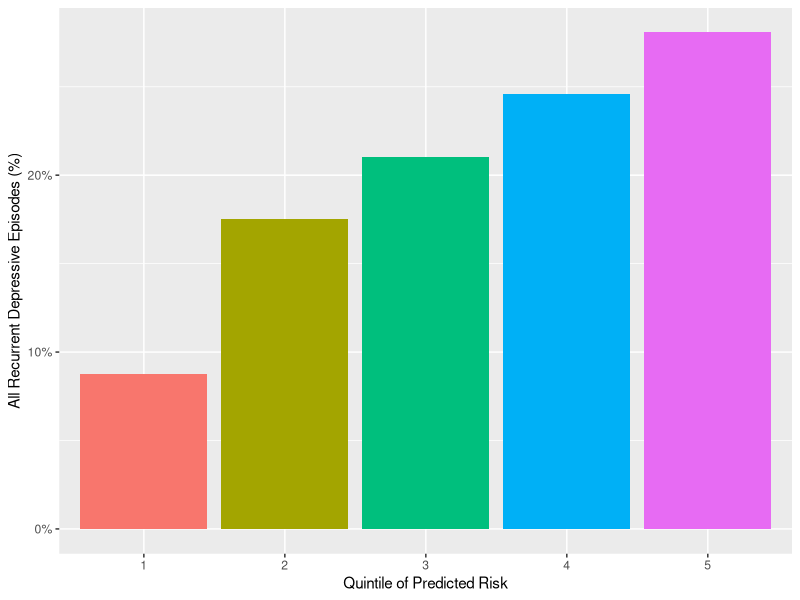
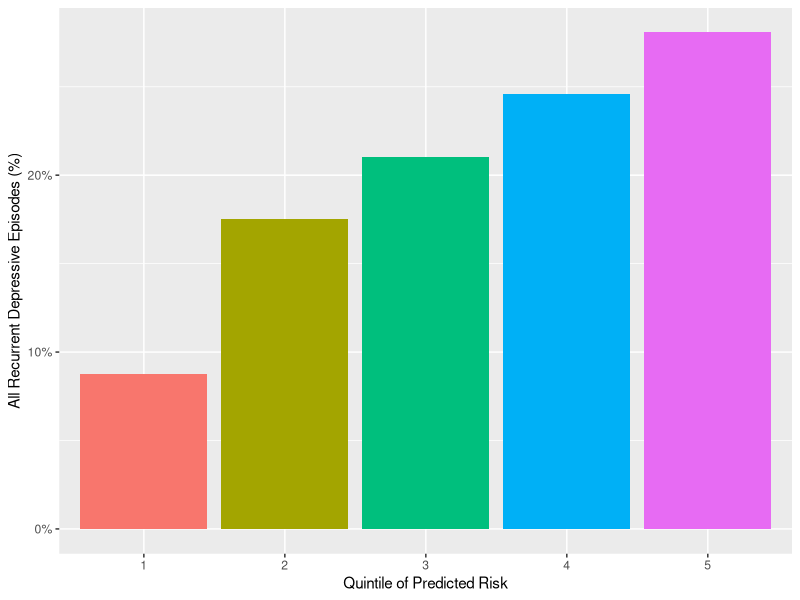

Recreate these plots in R, in order.
# Packages
library(dplyr)
library(ggplot2)
library(scales)

# Read dataset
ds <- read.csv("predictions.csv")

# Subset
ds <- ds[, 2:4]

str(ds)

# Quintile
quantile(ds$Yes, probs = seq(0, 1, 1/5))

# Create quintile variable
ds <- ds %>%
  mutate(quintiles = factor(ntile(Yes, 5)))

str(ds)

# Factorize outcome
ds$outcome <- as.factor(ds$outcome)

# Bar plot with quintiles
ds_recorrentes <- ds[ds$outcome == "Yes", ]

str(ds_recorrentes)


ds_recorrentes %>%
    ggplot(aes(x = quintiles, fill = quintiles)) +
    geom_bar(aes(y=(..count..)/sum(..count..))) +
    scale_y_continuous(labels=percent_format()) +
    ylab("All Recurrent Depressive Episodes (%)") +
    xlab("Quintile of Predicted Risk") +
    theme(legend.position = "none")

ggsave("predictions.png")
